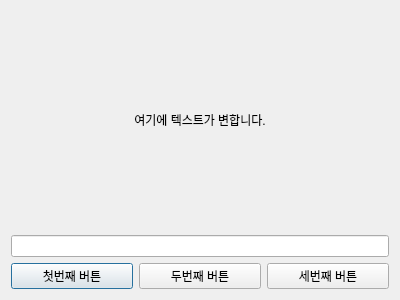
<?xml version="1.0" encoding="UTF-8"?>
<ui version="4.0">
 <class>Dialog</class>
 <widget class="QDialog" name="Dialog">
  <property name="geometry">
   <rect>
    <x>0</x>
    <y>0</y>
    <width>400</width>
    <height>300</height>
   </rect>
  </property>
  <property name="windowTitle">
   <string>Dialog</string>
  </property>
  <layout class="QVBoxLayout" name="verticalLayout">
   <item>
    <widget class="QLabel" name="label2">
     <property name="minimumSize">
      <size>
       <width>0</width>
       <height>200</height>
      </size>
     </property>
     <property name="text">
      <string>여기에 텍스트가 변합니다.</string>
     </property>
     <property name="alignment">
      <set>Qt::AlignCenter</set>
     </property>
    </widget>
   </item>
   <item>
    <widget class="QLineEdit" name="lineEdit"/>
   </item>
   <item>
    <layout class="QHBoxLayout" name="horizontalLayout">
     <item>
      <widget class="QPushButton" name="pushButton">
       <property name="text">
        <string>첫번째 버튼</string>
       </property>
      </widget>
     </item>
     <item>
      <widget class="QPushButton" name="pushButton_3">
       <property name="text">
        <string>두번째 버튼</string>
       </property>
      </widget>
     </item>
     <item>
      <widget class="QPushButton" name="pushButton_2">
       <property name="text">
        <string>세번째 버튼</string>
       </property>
      </widget>
     </item>
    </layout>
   </item>
  </layout>
 </widget>
 <resources/>
 <connections>
  <connection>
   <sender>lineEdit</sender>
   <signal>textChanged(QString)</signal>
   <receiver>label2</receiver>
   <slot>setText(QString)</slot>
   <hints>
    <hint type="sourcelabel">
     <x>138</x>
     <y>222</y>
    </hint>
    <hint type="destinationlabel">
     <x>147</x>
     <y>161</y>
    </hint>
   </hints>
  </connection>
  <connection>
   <sender>pushButton</sender>
   <signal>clicked()</signal>
   <receiver>Dialog</receiver>
   <slot>slot_1st()</slot>
   <hints>
    <hint type="sourcelabel">
     <x>70</x>
     <y>266</y>
    </hint>
    <hint type="destinationlabel">
     <x>71</x>
     <y>284</y>
    </hint>
   </hints>
  </connection>
  <connection>
   <sender>pushButton_3</sender>
   <signal>clicked()</signal>
   <receiver>Dialog</receiver>
   <slot>slot_2nd()</slot>
   <hints>
    <hint type="sourcelabel">
     <x>199</x>
     <y>264</y>
    </hint>
    <hint type="destinationlabel">
     <x>199</x>
     <y>294</y>
    </hint>
   </hints>
  </connection>
  <connection>
   <sender>pushButton_2</sender>
   <signal>clicked()</signal>
   <receiver>Dialog</receiver>
   <slot>slot_3rd()</slot>
   <hints>
    <hint type="sourcelabel">
     <x>329</x>
     <y>264</y>
    </hint>
    <hint type="destinationlabel">
     <x>330</x>
     <y>295</y>
    </hint>
   </hints>
  </connection>
 </connections>
 <slots>
  <slot>slot_1st()</slot>
  <slot>slot_2nd()</slot>
  <slot>slot_3rd()</slot>
 </slots>
</ui>
